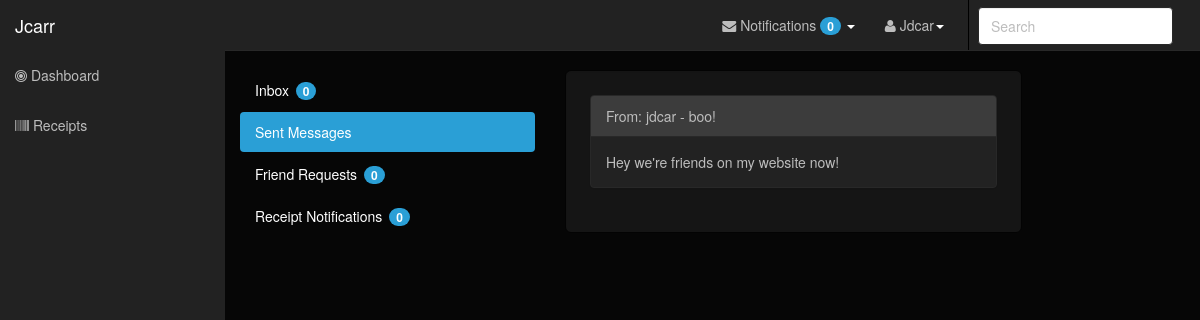
Screenshot of /users/message_details/9/ (signed in) with the database file from the repository.
### users/models.py (models this page shows)
class Message(models.Model):
    objects = MessageManager()
    from_user = models.ForeignKey(User, related_name='User1')
    to_user = models.ForeignKey(User, related_name='User2')
    subj = models.CharField(max_length=150, null=True, blank=True)
    text = models.CharField(max_length=2000)
    time = models.DateTimeField(auto_now=True)
    read = models.BooleanField(default=False)
    read_time = models.DateTimeField(blank=True, null=True)

### users/views.py (the view)
# urls.py: url(r'^message_details/(?P<message_id>\d+)/$', views.message_details, name='message_details'),
def message_details(request, message_id):
    current_message = Message.objects.get(pk=message_id)
    if current_message.to_user != request.user:
        message = Message.objects.get(pk=message_id)
    else:
        message = Message.objects.read_message(message_id)
    context = {
        'message': message,
        'user': request.user,
    }
    common_context = get_common_context(request.user)
    for key, value in common_context.items():
        context[key] = value
    return render(request, 'users/message_details.html', context)

### users/templates/users/message_details.html (shortened to what this page needs)
{% extends 'users/inbox_base.html' %}
    {% block inbox_active %}
    {% endblock %}
    {% block sent_active %}
        {% if message.from_user.id == user.id %}
            active
        {% endif %}
    {% endblock %}
{% block sub_body %}
    <div class="panel panel-default">
      <div class="panel-heading">From: {{ message.from_user }} - {{ message.subj }}</div>
      <div class="panel-body">
        {{ message.text }}
      </div>
    </div>
{% endblock %}

### users/templates/users/inbox_base.html
{% extends 'purchase_log/base.html' %}
{% block body %}
<div class="col-lg-4">
  <div class="bs-example">
    <ul class="nav nav-pills nav-stacked" style="max-width: 300px;">
      <li class="{% block inbox_active %}{% endblock %}"><a href="{% url 'users:inbox' user.id %}">Inbox <span class="badge">{{ num_of_new_messages }}</span></a></li>
      <li class="{% block sent_active %}{% endblock %}"><a href="{% url 'users:sent_messages' user.id %}">Sent Messages</a></li>
      <li class="{% block requests_active %}{% endblock %}"><a href="{% url 'users:friend_requests' user.id %}">Friend Requests <span class="badge">{{ num_of_new_friend_requests }}</span></a></li>
      <li class="{% block receipt_notifications_active %}{% endblock %}"><a href="{% url 'purchase_log:share_notifications' user.id %}">Receipt Notifications <span class="badge">{{ num_of_new_share_notifications }}</span></a></li>
    </ul>
  </div>
</div>
<div class="col-lg-6">
  <div class="well well-lg">
    {% block sub_body %}
    {% endblock %}
  </div>
</div>
{% endblock %}

### purchase_log/templates/purchase_log/base.html (shortened to what this page needs)
{% load staticfiles %}
{% load friendshiptags %}
<!DOCTYPE html>
<html lang="en">
<head>
    <link rel="stylesheet" type="text/css" href="{% static 'purchase_log/bootstrap/css/bootstrap.min.css' %}" />
    <link rel="stylesheet" type="text/css" href="{% static 'purchase_log/font-awesome/css/font-awesome.min.css' %}" />
    <link rel="stylesheet" type="text/css" href="{% static 'purchase_log/css/local.css' %}" />
    <link rel="stylesheet" type="text/css" href="http://www.shieldui.com/shared/components/latest/css/light-bootstrap/all.min.css" />
    <link id="gridcss" rel="stylesheet" type="text/css" href="http://www.shieldui.com/shared/components/latest/css/dark-bootstrap/all.min.css" />
</head>
<body>
    <div id="wrapper">
          <nav class="navbar navbar-inverse navbar-fixed-top" role="navigation">
            <div class="navbar-header">
                <a class="navbar-brand" href="{% url 'purchase_log:index' %}">Jcarr</a>
            </div>
            <div class="collapse navbar-collapse navbar-ex1-collapse">
                <ul id="active" class="nav navbar-nav side-nav">
                    <li {% block index_selected %}{% endblock %}><a href="{% url 'purchase_log:index' %}"><i class="fa fa-bullseye"></i> Dashboard</a></li>
                    <li {% block receipts_selected %}{% endblock %}><a href="{% url 'purchase_log:receipts' %}"><i class="fa fa-barcode"></i> Receipts</a></li>
                </ul>
                <ul class="nav navbar-nav navbar-right navbar-user">
                  {% if user.is_authenticated %}
                    <li class="dropdown messages-dropdown">
                        <a href="#" class="dropdown-toggle" data-toggle="dropdown"><i class="fa fa-envelope"></i> Notifications <span class="badge">{{ total_new_notifications }}</span> <b class="caret"></b></a>
                    </li>
                  {% else %}
                    <li class="">
                          <a href="{% url 'users:register' %}">
                              <span class="glyphicon glyphicon-plus" aria-hidden="true"></span>&nbsp; Sign Up!
                          </a>
                    </li>
                  {% endif %}
                  {% if user.is_authenticated %}
                    <li class="dropdown user-dropdown">
                        <a href="#" class="dropdown-toggle" data-toggle="dropdown"><i class="fa fa-user"></i> {{ user.username|title }}<b class="caret"></b></a>
                    </li>
                  {% else %}
                      <li class="">
                          <a href="{% url 'users:login' %}">
                              <span class="glyphicon glyphicon-off" aria-hidden="true"></span>&nbsp; Login
                          </a>
                      </li>
                  {% endif %}
                    <li>
                        <form class="navbar-search">
                            <input type="text" placeholder="Search" class="form-control">
                        </form>
                    </li>
                </ul>
            </div>
        </nav>
        {% block body %}Main Body{% endblock %}
    </div>
</body>
</html>

### rows the page displays
Message: from_user "jdcar", subj "boo!", text "Hey we're friends on my website now!"

### other values shown
{{ total_new_notifications }} "0"
{{ user.username|title }} "Jdcar"
{{ num_of_new_messages }} "0"
{{ num_of_new_friend_requests }} "0"
{{ num_of_new_share_notifications }} "0"
